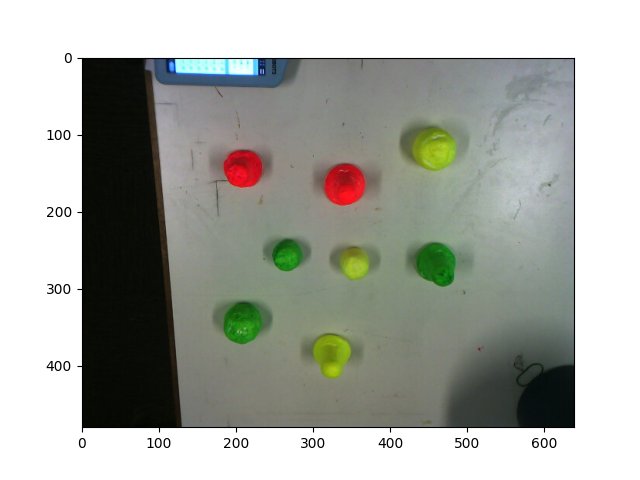
#> input picture Project/testing_code/object_center test.png, 640 x 480 px
$ jupyter execute Object_Centre.ipynb
#> lines starting #> are read from the running program, lines starting #| are printed output that depends on the picture; after the words box and inside, x2 and y2 are one past the last pixel; in counts of white or black regions, pixels touching at a corner belong together
[cell 1]
import cv2
import imutils

[cell 2]
from google.colab.patches import cv2_imshow

[cell 3]
img = cv2.imread('object_center test.png')
#> img is the input picture: shape (480, 640, 3); mean B, G, R 162.6, 169.3, 166.7
RGB_img = cv2.cvtColor(img, cv2.COLOR_BGR2RGB)
gray = cv2.cvtColor(img, cv2.COLOR_BGR2GRAY)
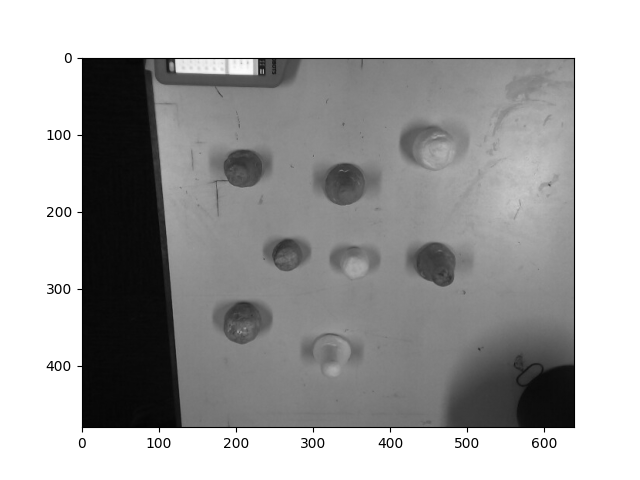
#> gray: shape (480, 640); min 0, max 255, mean 167.8
blurred = cv2.GaussianBlur(gray, (5, 5), 0)
thresh = cv2.threshold(blurred, 60, 255, cv2.THRESH_BINARY)[1]
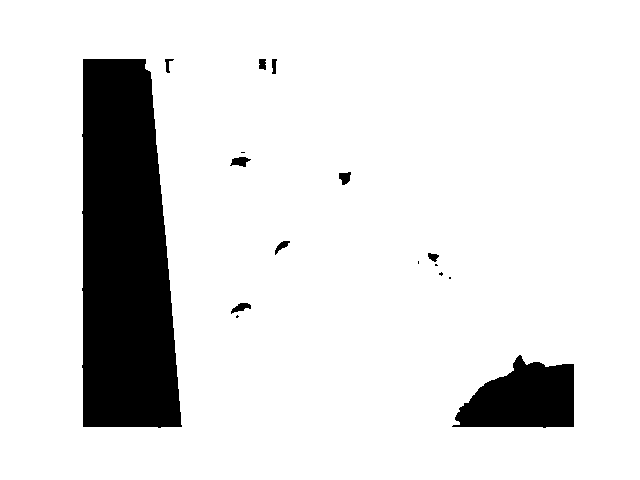
#> thresh: shape (480, 640); 87.9% white; 16 black regions (6 under 20 px), largest, box (x1, y1, x2, y2) and area: (82, 59, 182, 428) 30433, (452, 355, 574, 428) 6090, (230, 157, 251, 167) 130

[cell 4]
import numpy as np
# converting from BGR to HSV color space
hsv = cv2.cvtColor(img,cv2.COLOR_BGR2HSV)
#> hsv: shape (480, 640, 3); mean H, S, V 32.1, 31.8, 171.8

# Range for lower red
lower_red = np.array([0,120,70])
upper_red = np.array([10,255,255])
mask1 = cv2.inRange(hsv, lower_red, upper_red)
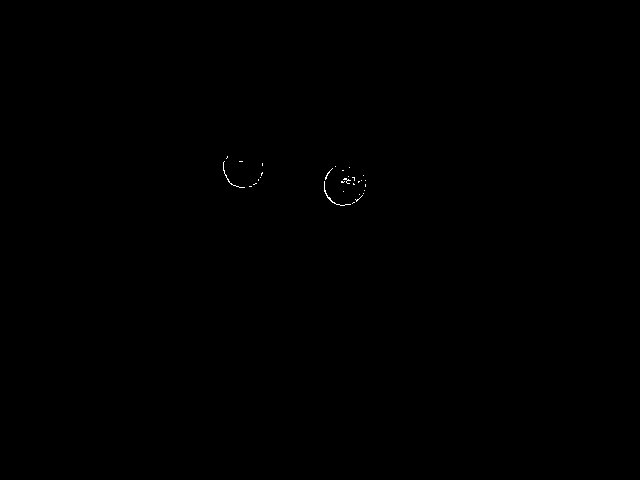
#> mask1: shape (480, 640); 0.06% white in thin lines or dots, all inside (x1, y1, x2, y2) = (223, 156, 366, 206)

# Range for upper range
lower_red = np.array([170,120,70])
upper_red = np.array([180,255,255])
mask2 = cv2.inRange(hsv,lower_red,upper_red)
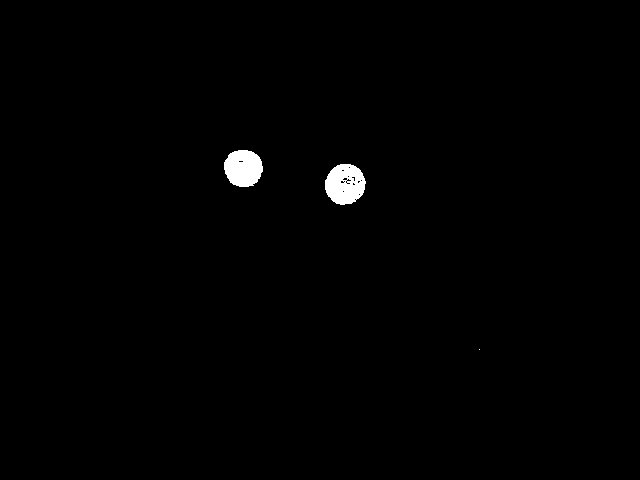
#> mask2: shape (480, 640); 0.78% white; 3 white regions (1 under 20 px), largest, box (x1, y1, x2, y2) and area: (325, 164, 366, 205) 1256, (224, 150, 263, 187) 1142

# Generating the final mask to detect red color
mask1 = mask1+mask2
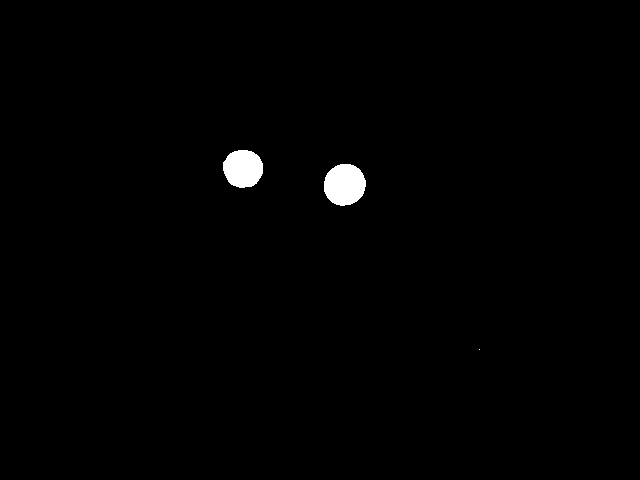
#> mask1: shape (480, 640); 0.85% white; 3 white regions (1 under 20 px)

[cell 5]
import matplotlib.pyplot as plt

plt.imshow(mask1)

[cell 6]
cnts = cv2.findContours(mask1.copy(), cv2.RETR_EXTERNAL,
	cv2.CHAIN_APPROX_SIMPLE)
#> cnts = 3 contours, 1 with area under 20; largest, box (x1, y1, x2, y2) and area: (324, 164, 366, 206) 1328, (223, 150, 263, 188) 1152

cnts = imutils.grab_contours(cnts)
A = cv2.moments(cnts[1])
#> A = moments, m00 1328.5, centre m10/m00, m01/m00 = (344.2, 184.3)

A["m00"]
#> Out = 1328.5

[cell 7]
import math
def dist_from_centre(x,y):
  X_centre = 320,
  Y_centre = 240
  dist = math.sqrt(((x-X_centre)^2)+((y-Y_centre)^2))
  return dist

[cell 8]
for c in cnts:
	# compute the center of the contour
	M = cv2.moments(c)
	cX = int(M["m10"] / (M["m00"]+0.001))
	cY = int(M["m01"] / (M["m00"]+0.001))


	# draw the contour and center of the shape on the image
	cv2.drawContours(img, [c], -1, (0, 255, 0), 2)
	cv2.circle(img, (cX, cY), 7, (255, 255, 255), -1)
	centre_img = cv2.putText(img, "center", (cX - 20, cY - 20),cv2.FONT_HERSHEY_SIMPLEX, 0.5, (255, 255, 255), 2)
	# show the image
  #centre_lists = []
  #centre_lists.append[[cX,cY]]
	print(cX,cY)


	cv2.waitKey(0)
#> this loop made 3 passes
#> (cX, cY) on passes 2 to 3: (344, 184), (242, 168)
#> (c, cX, cY) on pass 1: ([[479, 349]], 0, 0)
#| 0 0
#| 344 184
#| 242 168
#> pass 2, `centre_img = cv2.putText(img, "center", (cX - 20, cY - 20),cv2.FONT_HE..`:
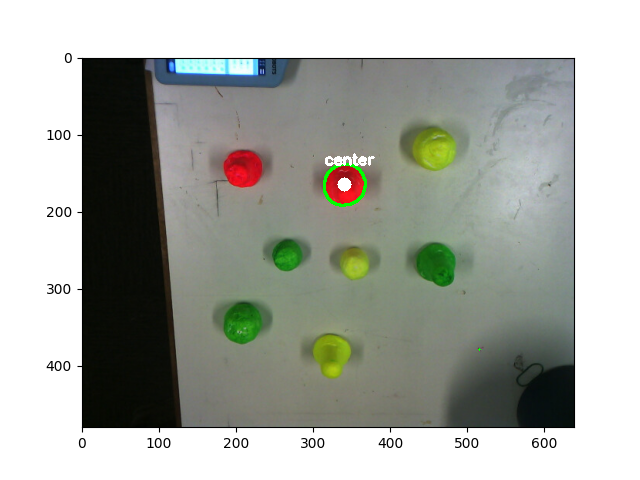
#> centre_img: shape (480, 640, 3); mean B, G, R 162.8, 169.8, 166.6
#> pass 3, `centre_img = cv2.putText(img, "center", (cX - 20, cY - 20),cv2.FONT_HE..`:
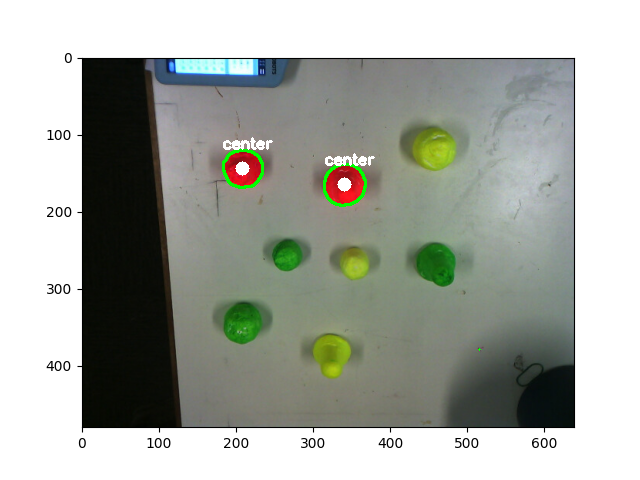
#> centre_img: shape (480, 640, 3); 0.29% of pixels changed, all inside (x1, y1, x2, y2) = (222, 137, 273, 189)
cv2_imshow(centre_img)
